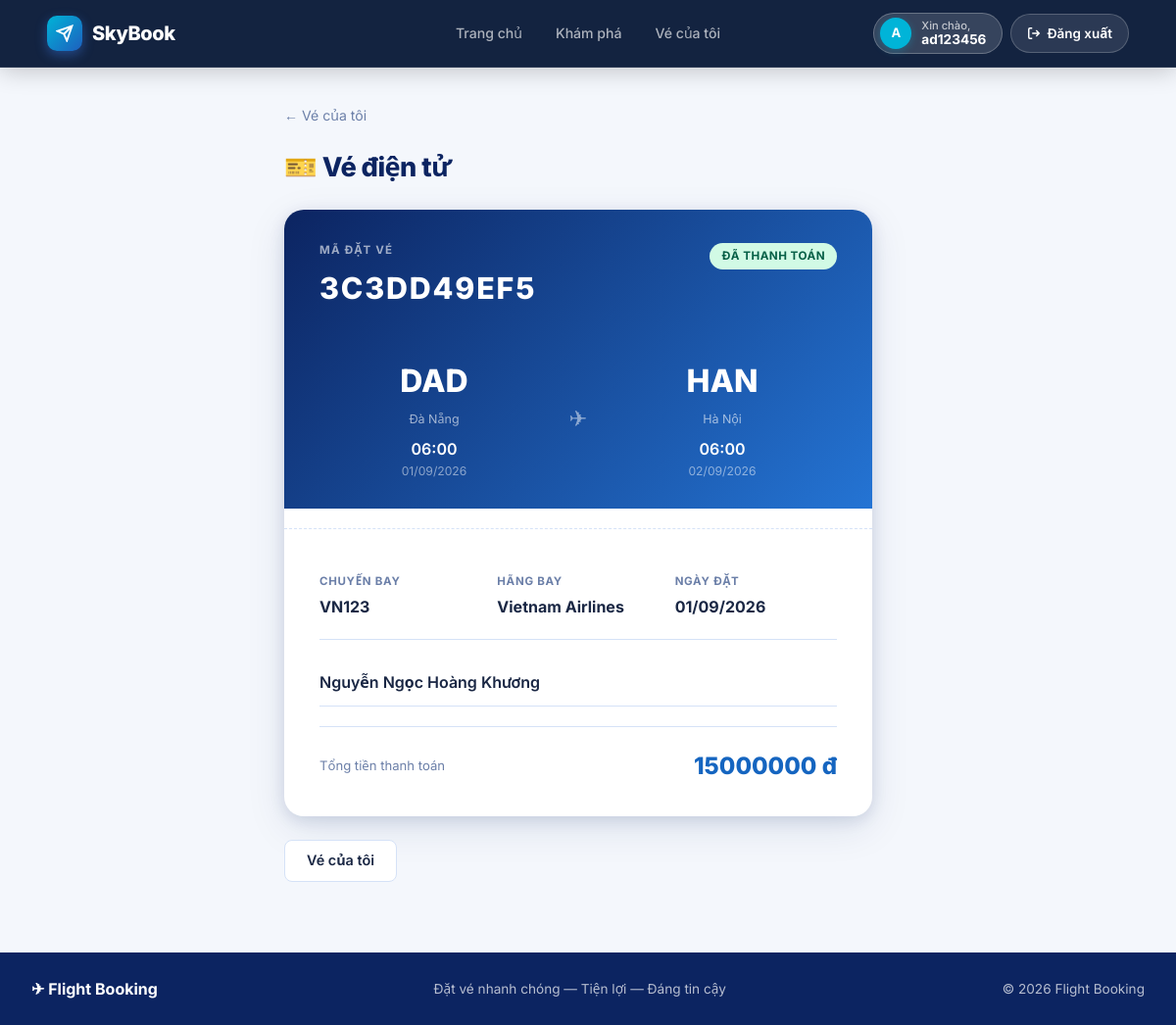
Screenshot of /bookings/ticket/11/ (signed in) with the database file from the repository.
### bookings/models.py (models this page shows, shortened)
class Booking(models.Model):
    STATUS_CHOICES = [
        ("pending", "Pending"),
        ("paid", "Paid"),
        ("cancelled", "Cancelled"),
    ]
    user = models.ForeignKey(User, on_delete=models.CASCADE, related_name="bookings", db_index=True, verbose_name="User")
    flight = models.ForeignKey(Flight, on_delete=models.SET_NULL, null=True, blank=True, related_name="outbound_bookings", verbose_name="Outbound Flight")
    return_flight = models.ForeignKey(Flight, on_delete=models.SET_NULL, null=True, blank=True, related_name="return_bookings", verbose_name="Return Flight")
    booking_code = models.CharField(max_length=20, unique=True, verbose_name="Booking Code")
    booking_date = models.DateTimeField(auto_now_add=True, verbose_name="Booking Date")
    total_price = models.DecimalField(max_digits=12, decimal_places=2, verbose_name="Total Price")
    status = models.CharField(max_length=20, choices=STATUS_CHOICES, default="pending", verbose_name="Status")
    class Meta:
        verbose_name = "Booking"
        verbose_name_plural = "Bookings"

class Passenger(models.Model):
    PASSENGER_TYPE_CHOICES = [
        ("adult", "Adult"),
        ("child", "Child"),
        ("infant", "Infant"),
    ]
    booking = models.ForeignKey(Booking, on_delete=models.CASCADE, related_name="passengers", verbose_name="Booking")
    full_name = models.CharField(max_length=150, verbose_name="Full Name")
    date_of_birth = models.DateField(null=True, blank=True, verbose_name="Date of Birth")
    passport_number = models.CharField(max_length=50, blank=True, verbose_name="Passport Number")
    passenger_type = models.CharField(max_length=10, choices=PASSENGER_TYPE_CHOICES, default="adult", verbose_name="Passenger Type")
    class Meta:
        verbose_name = "Passenger"
        verbose_name_plural = "Passengers"

### flights/models.py (models this page shows, shortened)
class Flight(models.Model):
    STATUS_CHOICES = [
        ("scheduled", "Scheduled"),
        ("boarding", "Boarding"),
        ("departed", "Departed"),
        ("completed", "Completed"),
        ("cancelled", "Cancelled"),
    ]
    flight_number = models.CharField(max_length=20, verbose_name="Flight Number")
    airline = models.ForeignKey(Airline, on_delete=models.CASCADE, related_name="flights", verbose_name="Airline")
    aircraft = models.ForeignKey(Aircraft, on_delete=models.CASCADE, related_name="flights", verbose_name="Aircraft")
    departure_airport = models.ForeignKey(Airport, on_delete=models.CASCADE, related_name="departures", verbose_name="Departure Airport")
    arrival_airport = models.ForeignKey(Airport, on_delete=models.CASCADE, related_name="arrivals", verbose_name="Arrival Airport")
    departure_time = models.DateTimeField(db_index=True, verbose_name="Departure Time")
    arrival_time = models.DateTimeField(verbose_name="Arrival Time")
    price = models.DecimalField(max_digits=12, decimal_places=2, verbose_name="Base Price")
    status = models.CharField(max_length=20, choices=STATUS_CHOICES, default="scheduled", db_index=True, verbose_name="Status")
    class Meta:
        verbose_name = "Flight"
        verbose_name_plural = "Flights"

class Airport(models.Model):
    name = models.CharField(max_length=150, verbose_name="Airport Name")
    code = models.CharField(max_length=10, unique=True, verbose_name="Airport Code")
    city = models.CharField(max_length=100, verbose_name="City")
    class Meta:
        verbose_name = "Airport"
        verbose_name_plural = "Airports"

class Airline(models.Model):
    name = models.CharField(max_length=100, verbose_name="Airline Name")
    code = models.CharField(max_length=10, unique=True, verbose_name="Airline Code")
    logo = models.URLField(blank=True, verbose_name="Logo URL")
    class Meta:
        verbose_name = "Airline"
        verbose_name_plural = "Airlines"

### bookings/views.py (the view)
@login_required(login_url="/users/login/")
def ticket(request, booking_id):
    booking = get_object_or_404(Booking, id=booking_id, user=request.user)
    return render(request, "bookings/ticket.html", {"booking": booking})

### templates/bookings/ticket.html (shortened to what this page needs)
{% extends "base.html" %}
{% block content %}
<div style="max-width:620px;margin:0 auto;">
  <a href="{% url 'my_bookings' %}" class="back-link">&larr; Vé của tôi</a>
  <h1 style="margin-bottom:20px;">🎫 Vé điện tử</h1>
  <div class="boarding-pass">
    <div class="boarding-pass-top">
      <div style="display:flex;justify-content:space-between;align-items:flex-start;margin-bottom:20px;">
        <div>
          <div class="boarding-pass-code">Mã đặt vé</div>
          <div class="boarding-pass-number">{{ booking.booking_code }}</div>
        </div>
        <div style="text-align:right;">
          {% if booking.status == "paid" %}<span class="badge badge-paid">Đã thanh toán</span>
          {% elif booking.status == "pending" %}<span class="badge badge-pending">Chờ thanh toán</span>
          {% else %}<span class="badge badge-cancelled">Đã huỷ</span>{% endif %}
        </div>
      </div>
      {% if booking.flight %}
      <div class="bp-route">
        <div>
          <div class="bp-airport-code">{{ booking.flight.departure_airport.code }}</div>
          <div class="bp-city">{{ booking.flight.departure_airport.city }}</div>
          <div class="bp-time">{{ booking.flight.departure_time|date:"H:i" }}</div>
          <div class="bp-date">{{ booking.flight.departure_time|date:"d/m/Y" }}</div>
        </div>
        <div class="bp-arrow">✈</div>
        <div>
          <div class="bp-airport-code">{{ booking.flight.arrival_airport.code }}</div>
          <div class="bp-city">{{ booking.flight.arrival_airport.city }}</div>
          <div class="bp-time">{{ booking.flight.arrival_time|date:"H:i" }}</div>
          <div class="bp-date">{{ booking.flight.arrival_time|date:"d/m/Y" }}</div>
        </div>
      </div>
      {% endif %}
    </div>
    <hr class="divider divider-dashed" />
    <div class="boarding-pass-bottom">
      {% if booking.flight %}
      <div class="bp-info-grid">
        <div><div class="bp-info-label">Chuyến bay</div><div class="bp-info-value">{{ booking.flight.flight_number }}</div></div>
        <div><div class="bp-info-label">Hãng bay</div><div class="bp-info-value">{{ booking.flight.airline.name }}</div></div>
        <div><div class="bp-info-label">Ngày đặt</div><div class="bp-info-value">{{ booking.booking_date|date:"d/m/Y" }}</div></div>
      </div>
      {% endif %}
      {% if booking.tickets.all %}
      <hr class="divider" />
      <div class="bp-passengers">
        <div style="font-size:.72rem;font-weight:700;letter-spacing:.05em;text-transform:uppercase;color:var(--muted);margin-bottom:8px;">Hành khách</div>
        {% for t in booking.tickets.all %}
        <div class="bp-passenger-row">
          <span style="font-weight:600;">{{ t.passenger.full_name }}</span>
          <div>
            <span>Ghế <strong style="color:var(--blue);font-size:1.05rem;margin-right:12px;">{{ t.seat_number }}</strong></span>
            <a href="{% url 'change_seat' t.id %}" style="display:inline-block; padding: 4px 10px; font-size: 0.7rem; border-radius: 99px; border: 1px solid var(--border); text-decoration: none; font-weight: bold; color: var(--navy);">Đổi ghế</a>
          </div>
        </div>
        {% endfor %}
      </div>
      {% elif booking.passengers.all %}
      <hr class="divider" />
      {% for p in booking.passengers.all %}
      <div class="bp-passenger-row"><span style="font-weight:600;">{{ p.full_name }}</span></div>
      {% endfor %}
      {% endif %}
      <hr class="divider" />
      <div style="display:flex;justify-content:space-between;align-items:center;">
        <div style="font-size:.82rem;color:var(--muted);">Tổng tiền thanh toán</div>
        <div style="font-size:1.5rem;font-weight:800;color:var(--blue);">{{ booking.total_price|floatformat:0 }} đ</div>
      </div>
    </div>
  </div>
  <div style="margin-top:24px;"><a href="{% url 'my_bookings' %}" class="btn btn-secondary">Vé của tôi</a></div>
</div>
{% endblock %}

### templates/partials/navbar.html (shortened to what this page needs)
{% load static %}
<header class="navbar-glass" id="main-nav">
  <div class="navbar-inner">
    <a href="{% url 'home' %}" class="navbar-brand">
      <div class="brand-icon" style="background: linear-gradient(135deg, #00B4D8, #1E5FBE);">
        <svg width="18" height="18" viewBox="0 0 24 24" fill="none" stroke="currentColor" stroke-width="2.5">
          <path d="M22 2L11 13M22 2l-7 20-4-9-9-4 20-7z"/>
        </svg>
      </div>
      <span style="font-weight: 800;">SkyBook</span>
    </a>
    <nav class="nav-links">
      <a href="{% url 'home' %}" class="nav-link {% if request.resolver_match.url_name == 'home' %}nav-link--active{% endif %}">Trang chủ</a>
      <a href="{% url 'recommendations' %}" class="nav-link {% if request.resolver_match.url_name == 'recommendations' %}nav-link--active{% endif %}">Khám phá</a>
      {% if user.is_authenticated %}
        <a href="{% url 'my_bookings' %}" class="nav-link {% if request.resolver_match.url_name == 'my_bookings' %}nav-link--active{% endif %}">Vé của tôi</a>
      {% endif %}
    </nav>
    <div class="nav-actions">
      {% if user.is_authenticated %}
        <div class="nav-user-pill" style="background: rgba(255,255,255,0.15); border: 1px solid rgba(255,255,255,0.25); border-radius: 99px; padding: 4px 16px 4px 6px; display: flex; align-items: center; gap: 10px;">
          <div class="nav-avatar" style="background: #00B4D8; width: 32px; height: 32px; border-radius: 50%; display: flex; align-items: center; justify-content: center; font-weight: bold; color: white; box-shadow: 0 2px 8px rgba(0,180,216,0.3);">{{ user.username|slice:":1"|upper }}</div>
          <div class="nav-user-info" style="display: flex; flex-direction: column; line-height: 1.1;">
            <span class="nav-user-greeting" style="font-size: 0.7rem; color: rgba(255,255,255,0.7);">Xin chào,</span>
            <span class="nav-username" style="font-size: 0.85rem; font-weight: 700; color: white;">{{ user.username }}</span>
          </div>
        </div>
        <a href="{% url 'logout' %}" class="btn-nav-logout" title="Đăng xuất" style="background: rgba(255,255,255,0.1); color: #fff; border: 1px solid rgba(255,255,255,0.2); padding: 8px 16px; border-radius: 99px; display: flex; align-items: center; gap: 6px; font-weight: 600; text-decoration: none; transition: 0.2s;">
          <svg width="14" height="14" viewBox="0 0 24 24" fill="none" stroke="currentColor" stroke-width="2.5">
            <path d="M9 21H5a2 2 0 0 1-2-2V5a2 2 0 0 1 2-2h4M16 17l5-5-5-5M21 12H9"/>
          </svg>
          Đăng xuất
        </a>
      {% endif %}
    </div>
  </div>
</header>

### templates/partials/navbar.html (style rules this page uses)
header.navbar-glass { position: fixed !important; top: 0; left: 0; right: 0; width: 100%; z-index: 1000; transition: all 0.3s ease; background: rgba(15, 31, 61, 0.98) !important; backdrop-filter: blur(16px) !important; -webkit-backdrop-filter: blur(16px) !important; border-bottom: 1px solid rgba(255, 255, 255, 0.1) !important; box-shadow: 0 4px 24px rgba(0, 0, 0, 0.2) !important; }

### rows the page displays
Booking: booking_code "3C3DD49EF5", flight.departure_airport.code "DAD", flight.departure_airport.city "Đà Nẵng", flight.departure_time "06:00", flight.departure_time "01/09/2026", flight.arrival_airport.code "HAN", flight.arrival_airport.city "Hà Nội", flight.arrival_time "06:00", flight.arrival_time "02/09/2026", flight.flight_number "VN123", flight.airline.name "Vietnam Airlines", booking_date "01/09/2026", total_price "15000000"
Passenger: full_name "Nguyễn Ngọc Hoàng Khương"

### other values shown
{{ user.username|slice:":1"|upper }} "A"
{{ user.username }} "ad123456"
